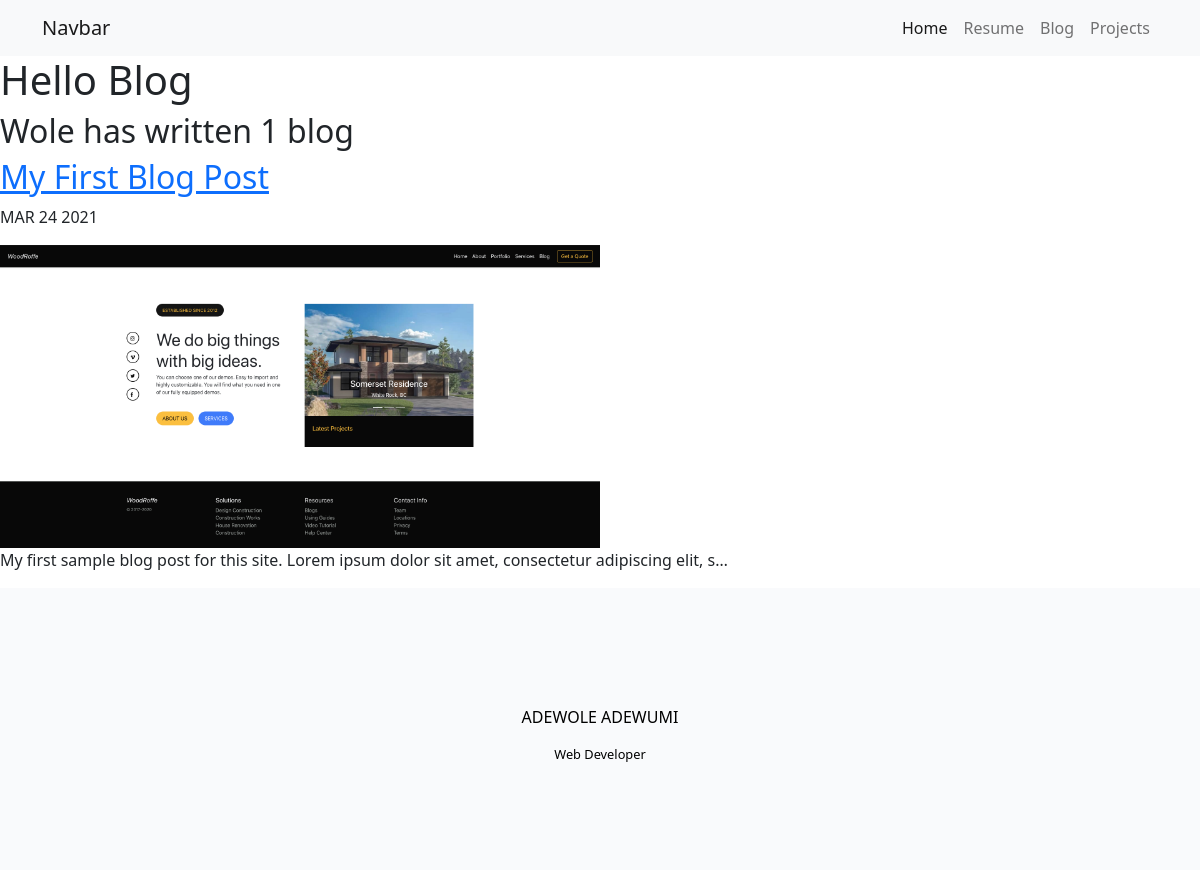
Screenshot of /blog/ with the database file from the repository.
### blog/models.py (models this page shows, shortened)
class Blog(models.Model):
    title = models.CharField(max_length=100)
    blogdate = models.DateField()
    featured_image = models.ImageField(upload_to='post/images/')
    content = models.TextField()

### blog/views.py (the view)
# urls.py: path('', views.all_blogs, name='all_blogs'),
def all_blogs(request):
    blogs = Blog.objects.all()
    return render(request, 'blog/all_blogs.html', {'blogs': blogs})

### blog/templates/blog/all_blogs.html
{% extends 'portfolio/base.html' %}
 {% block content %}
<h1>Hello Blog</h1>
<h2>Wole has written {{blogs.count}} blog{{ blogs.count | pluralize }}</h2>
{% for blog in blogs %}
<a href="{% url 'blog:detail' blog.id %}"><h2>{{blog.title}}</h2></a>
<p>{{blog.blogdate | date:'M d Y' | upper}}</p>
<img src="{{blog.featured_image.url}}" width="600">
<p>{{blog.content|striptags|truncatechars:100}}</p>
{% endfor %}
{% endblock %}

### portfolio/templates/portfolio/base.html (shortened to what this page needs)
<!doctype html>
<html lang="en">
  <head>
    {% load static %}
    <link href="https://cdn.jsdelivr.net/npm/bootstrap@5.0.0-beta3/dist/css/bootstrap.min.css" rel="stylesheet">
    <link rel="stylesheet" type="text/css" href="{% static 'portfolio/custom.css' %}">
  </head>
  <body>
    <nav class="navbar navbar-expand-lg navbar-light bg-light">
        <div class="container">
          <a class="navbar-brand" href="#">Navbar</a>
          <div class="collapse navbar-collapse" id="navbarSupportedContent">
            <ul class="navbar-nav header-links mb-2 mb-lg-0">
              <li class="nav-item">
                <a class="nav-link active" aria-current="page" href="/">Home</a>
              </li>
              <li class="nav-item">
                <a class="nav-link" href="{% static 'portfolio/resume.pdf' %}" target="_blank">Resume</a>
              </li>
              <li class="nav-item">
                <a class="nav-link" href="{% url 'blog:all_blogs' %}">Blog</a>
              </li>
              <li class="nav-item">
                <a class="nav-link" href="#projects">Projects</a>
              </li>
            </ul>
          </div>
        </div>
      </nav>
      {% block content %}{% endblock %}
      <footer>
        <h5>Adewole Adewumi</h5>
        <h6>Web Developer</h6>
    </footer>
  </body>
</html>

### portfolio/static/portfolio/custom.css (style rules this page uses)
.header-links { margin-left: auto !important; }
footer { background: #f9fafc; padding: 100px 15px; }
footer h5 { font-size: 1rem; color: black; text-transform: uppercase; text-align: center; margin: 20px 10px; }
footer h6 { font-size: .8rem; color: black; text-transform: capitalize; text-align: center; }

### rows the page displays
Blog: title "My First Blog Post", blogdate "MAR 24 2021", featured_image (picture), content "My first sample blog post for this site. Lorem ipsum dolor sit amet, consectetur adipiscing elit, s…"

### other values shown
{{ blogs.count }} "1"
